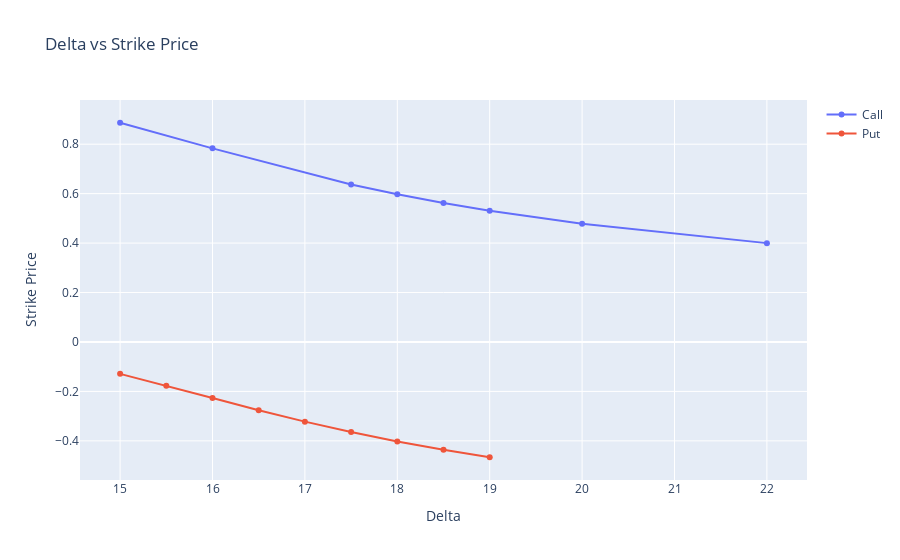

This figure's notebook cell:
### Code cell
plot = go.Figure()
plot.add_trace(go.Scatter(y=c['delta'], x=c['strike_price'], name='Call'))
plot.add_trace(go.Scatter(y=p['delta'], x=p['strike_price'], name='Put', ))
plot.update_layout(title_text='Delta vs Strike Price', xaxis_title='Strike', yaxis_title='Delta')
plot.show()

### Figure 1 — Plotly figure (JSON) as saved in the notebook; plotly's stock layout.template omitted (floating-point values rounded to 4 significant figures)
{"data": [{"name": "Call", "type": "scatter", "x": [15, 16, 17.5, 18, 18.5, 19, 20, 22], "y": [0.8867, 0.7832, 0.6368, 0.5972, 0.5619, 0.5306, 0.4778, 0.3998]}, {"name": "Put", "type": "scatter", "x": [15, 15.5, 16, 16.5, 17, 17.5, 18, 18.5, 19], "y": [-0.129, -0.1768, -0.2265, -0.276, -0.3223, -0.3645, -0.4024, -0.4361, -0.4663]}], "layout": {"title": {"text": "Delta vs Strike Price"}, "xaxis": {"title": {"text": "Delta"}}, "yaxis": {"title": {"text": "Strike Price"}}}}
